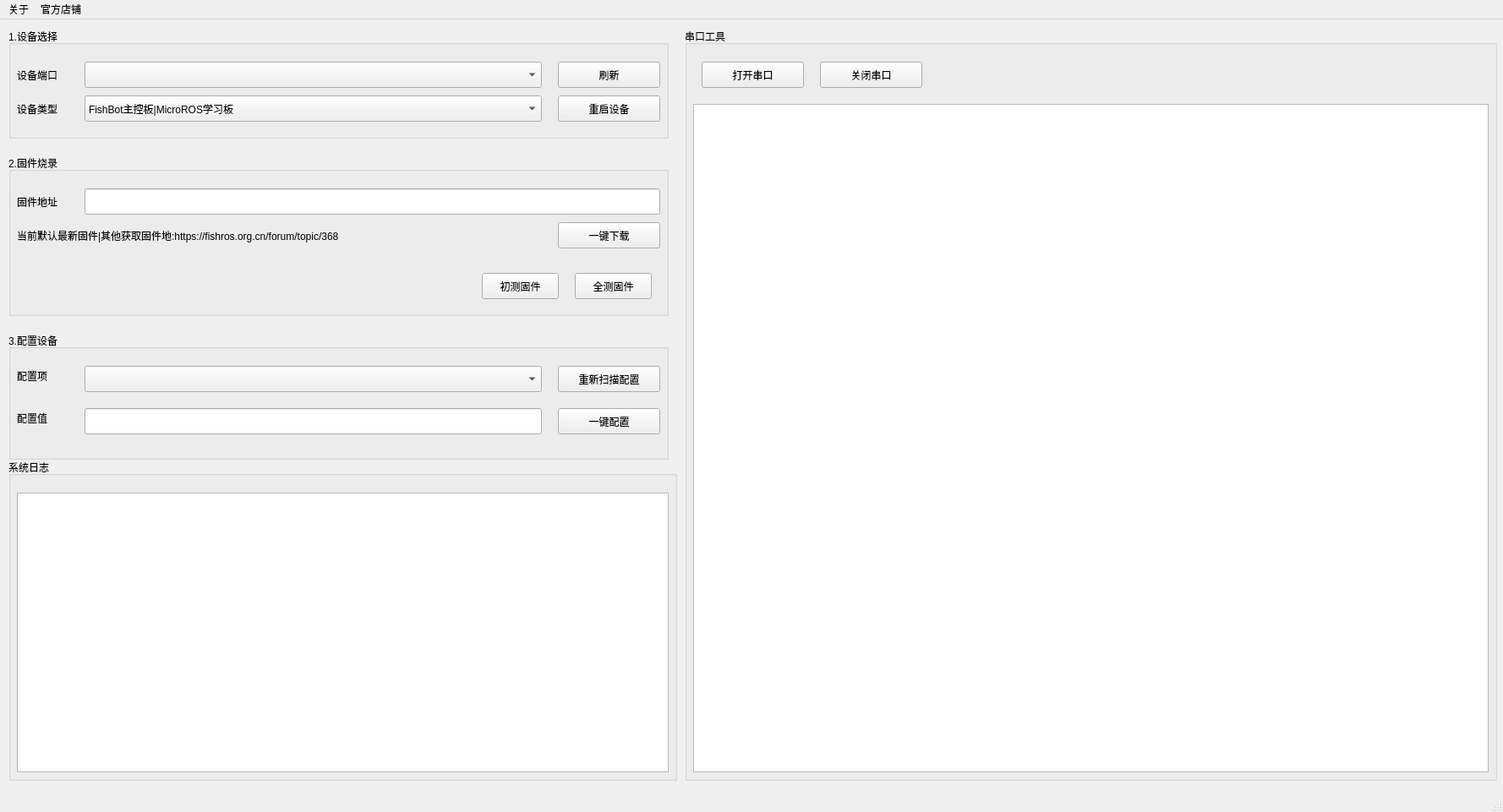
<?xml version="1.0" encoding="UTF-8"?>
<ui version="4.0">
 <class>MainWindow</class>
 <widget class="QMainWindow" name="MainWindow">
  <property name="geometry">
   <rect>
    <x>0</x>
    <y>0</y>
    <width>1778</width>
    <height>961</height>
   </rect>
  </property>
  <property name="windowTitle">
   <string>FishBot配置工具(VCODE) fishros.org.cn </string>
  </property>
  <widget class="QWidget" name="centralwidget">
   <widget class="QGroupBox" name="groupBox">
    <property name="enabled">
     <bool>true</bool>
    </property>
    <property name="geometry">
     <rect>
      <x>10</x>
      <y>160</y>
      <width>781</width>
      <height>191</height>
     </rect>
    </property>
    <property name="title">
     <string>2.固件烧录</string>
    </property>
    <widget class="QLabel" name="label">
     <property name="geometry">
      <rect>
       <x>10</x>
       <y>40</y>
       <width>60</width>
       <height>31</height>
      </rect>
     </property>
     <property name="text">
      <string>固件地址</string>
     </property>
    </widget>
    <widget class="QLineEdit" name="binAddress">
     <property name="geometry">
      <rect>
       <x>90</x>
       <y>40</y>
       <width>681</width>
       <height>31</height>
      </rect>
     </property>
    </widget>
    <widget class="QPushButton" name="downloadButton">
     <property name="geometry">
      <rect>
       <x>650</x>
       <y>80</y>
       <width>121</width>
       <height>31</height>
      </rect>
     </property>
     <property name="text">
      <string>一键下载</string>
     </property>
    </widget>
    <widget class="QLabel" name="label_2">
     <property name="enabled">
      <bool>true</bool>
     </property>
     <property name="geometry">
      <rect>
       <x>10</x>
       <y>80</y>
       <width>521</width>
       <height>31</height>
      </rect>
     </property>
     <property name="text">
      <string>当前默认最新固件|其他获取固件地:https://fishros.org.cn/forum/topic/368</string>
     </property>
    </widget>
    <widget class="QPushButton" name="binUseAllTest">
     <property name="geometry">
      <rect>
       <x>670</x>
       <y>140</y>
       <width>91</width>
       <height>31</height>
      </rect>
     </property>
     <property name="text">
      <string>全测固件</string>
     </property>
    </widget>
    <widget class="QPushButton" name="binUseFirstTest">
     <property name="geometry">
      <rect>
       <x>560</x>
       <y>140</y>
       <width>91</width>
       <height>31</height>
      </rect>
     </property>
     <property name="text">
      <string>初测固件</string>
     </property>
    </widget>
   </widget>
   <widget class="QGroupBox" name="groupBox_2">
    <property name="geometry">
     <rect>
      <x>10</x>
      <y>10</y>
      <width>781</width>
      <height>131</height>
     </rect>
    </property>
    <property name="title">
     <string>1.设备选择</string>
    </property>
    <widget class="QLabel" name="label_3">
     <property name="geometry">
      <rect>
       <x>10</x>
       <y>40</y>
       <width>60</width>
       <height>31</height>
      </rect>
     </property>
     <property name="text">
      <string>设备端口</string>
     </property>
    </widget>
    <widget class="QComboBox" name="devicesComboBox">
     <property name="enabled">
      <bool>true</bool>
     </property>
     <property name="geometry">
      <rect>
       <x>90</x>
       <y>40</y>
       <width>541</width>
       <height>31</height>
      </rect>
     </property>
     <property name="editable">
      <bool>false</bool>
     </property>
     <property name="placeholderText">
      <string>请选择设备端口号</string>
     </property>
    </widget>
    <widget class="QPushButton" name="freshDevicePortButton">
     <property name="geometry">
      <rect>
       <x>650</x>
       <y>40</y>
       <width>121</width>
       <height>31</height>
      </rect>
     </property>
     <property name="text">
      <string>刷新</string>
     </property>
    </widget>
    <widget class="QComboBox" name="deviceTypeComboBox">
     <property name="geometry">
      <rect>
       <x>90</x>
       <y>80</y>
       <width>541</width>
       <height>31</height>
      </rect>
     </property>
     <item>
      <property name="text">
       <string>FishBot主控板|MicroROS学习板</string>
      </property>
     </item>
     <item>
      <property name="text">
       <string>FishBot雷达转接板</string>
      </property>
     </item>
    </widget>
    <widget class="QLabel" name="label_4">
     <property name="geometry">
      <rect>
       <x>10</x>
       <y>80</y>
       <width>60</width>
       <height>31</height>
      </rect>
     </property>
     <property name="text">
      <string>设备类型</string>
     </property>
    </widget>
    <widget class="QPushButton" name="restartDeviceButton">
     <property name="geometry">
      <rect>
       <x>650</x>
       <y>80</y>
       <width>121</width>
       <height>31</height>
      </rect>
     </property>
     <property name="text">
      <string>重启设备</string>
     </property>
    </widget>
   </widget>
   <widget class="QGroupBox" name="groupBox_3">
    <property name="geometry">
     <rect>
      <x>10</x>
      <y>520</y>
      <width>791</width>
      <height>381</height>
     </rect>
    </property>
    <property name="title">
     <string>系统日志</string>
    </property>
    <widget class="QTextEdit" name="system_log">
     <property name="geometry">
      <rect>
       <x>10</x>
       <y>40</y>
       <width>771</width>
       <height>331</height>
      </rect>
     </property>
    </widget>
   </widget>
   <widget class="QGroupBox" name="groupBox_4">
    <property name="geometry">
     <rect>
      <x>10</x>
      <y>370</y>
      <width>781</width>
      <height>151</height>
     </rect>
    </property>
    <property name="title">
     <string>3.配置设备</string>
    </property>
    <widget class="QLabel" name="label_5">
     <property name="geometry">
      <rect>
       <x>10</x>
       <y>40</y>
       <width>68</width>
       <height>23</height>
      </rect>
     </property>
     <property name="text">
      <string>配置项</string>
     </property>
    </widget>
    <widget class="QLabel" name="label_6">
     <property name="geometry">
      <rect>
       <x>10</x>
       <y>90</y>
       <width>68</width>
       <height>23</height>
      </rect>
     </property>
     <property name="text">
      <string>配置值</string>
     </property>
    </widget>
    <widget class="QComboBox" name="configKeyComboBox">
     <property name="geometry">
      <rect>
       <x>90</x>
       <y>40</y>
       <width>541</width>
       <height>31</height>
      </rect>
     </property>
    </widget>
    <widget class="QLineEdit" name="configValueLineEdit">
     <property name="geometry">
      <rect>
       <x>90</x>
       <y>90</y>
       <width>541</width>
       <height>31</height>
      </rect>
     </property>
    </widget>
    <widget class="QPushButton" name="configButton">
     <property name="geometry">
      <rect>
       <x>650</x>
       <y>90</y>
       <width>121</width>
       <height>31</height>
      </rect>
     </property>
     <property name="text">
      <string>一键配置</string>
     </property>
    </widget>
    <widget class="QPushButton" name="scanConfigButton">
     <property name="geometry">
      <rect>
       <x>650</x>
       <y>40</y>
       <width>121</width>
       <height>31</height>
      </rect>
     </property>
     <property name="text">
      <string>重新扫描配置</string>
     </property>
    </widget>
   </widget>
   <widget class="QGroupBox" name="groupBox_5">
    <property name="geometry">
     <rect>
      <x>810</x>
      <y>10</y>
      <width>961</width>
      <height>891</height>
     </rect>
    </property>
    <property name="title">
     <string>串口工具</string>
    </property>
    <widget class="QTextEdit" name="serialRx">
     <property name="geometry">
      <rect>
       <x>10</x>
       <y>90</y>
       <width>941</width>
       <height>791</height>
      </rect>
     </property>
    </widget>
    <widget class="QPushButton" name="closeSerial">
     <property name="geometry">
      <rect>
       <x>160</x>
       <y>40</y>
       <width>121</width>
       <height>31</height>
      </rect>
     </property>
     <property name="text">
      <string>关闭串口</string>
     </property>
    </widget>
    <widget class="QPushButton" name="openSerial">
     <property name="geometry">
      <rect>
       <x>20</x>
       <y>40</y>
       <width>121</width>
       <height>31</height>
      </rect>
     </property>
     <property name="text">
      <string>打开串口</string>
     </property>
    </widget>
   </widget>
   <zorder>groupBox_5</zorder>
   <zorder>groupBox</zorder>
   <zorder>groupBox_2</zorder>
   <zorder>groupBox_3</zorder>
   <zorder>groupBox_4</zorder>
  </widget>
  <widget class="QStatusBar" name="statusbar"/>
  <widget class="QMenuBar" name="menubar">
   <property name="geometry">
    <rect>
     <x>0</x>
     <y>0</y>
     <width>1778</width>
     <height>28</height>
    </rect>
   </property>
   <widget class="QMenu" name="menu_about">
    <property name="title">
     <string>关于</string>
    </property>
    <addaction name="action_fishros"/>
   </widget>
   <widget class="QMenu" name="menu_shop">
    <property name="title">
     <string>官方店铺</string>
    </property>
    <addaction name="action_shop"/>
   </widget>
   <addaction name="menu_about"/>
   <addaction name="menu_shop"/>
  </widget>
  <action name="action_fishros">
   <property name="text">
    <string>鱼香ROS</string>
   </property>
  </action>
  <action name="action_shop">
   <property name="text">
    <string>官方店铺</string>
   </property>
  </action>
 </widget>
 <resources/>
 <connections/>
</ui>
